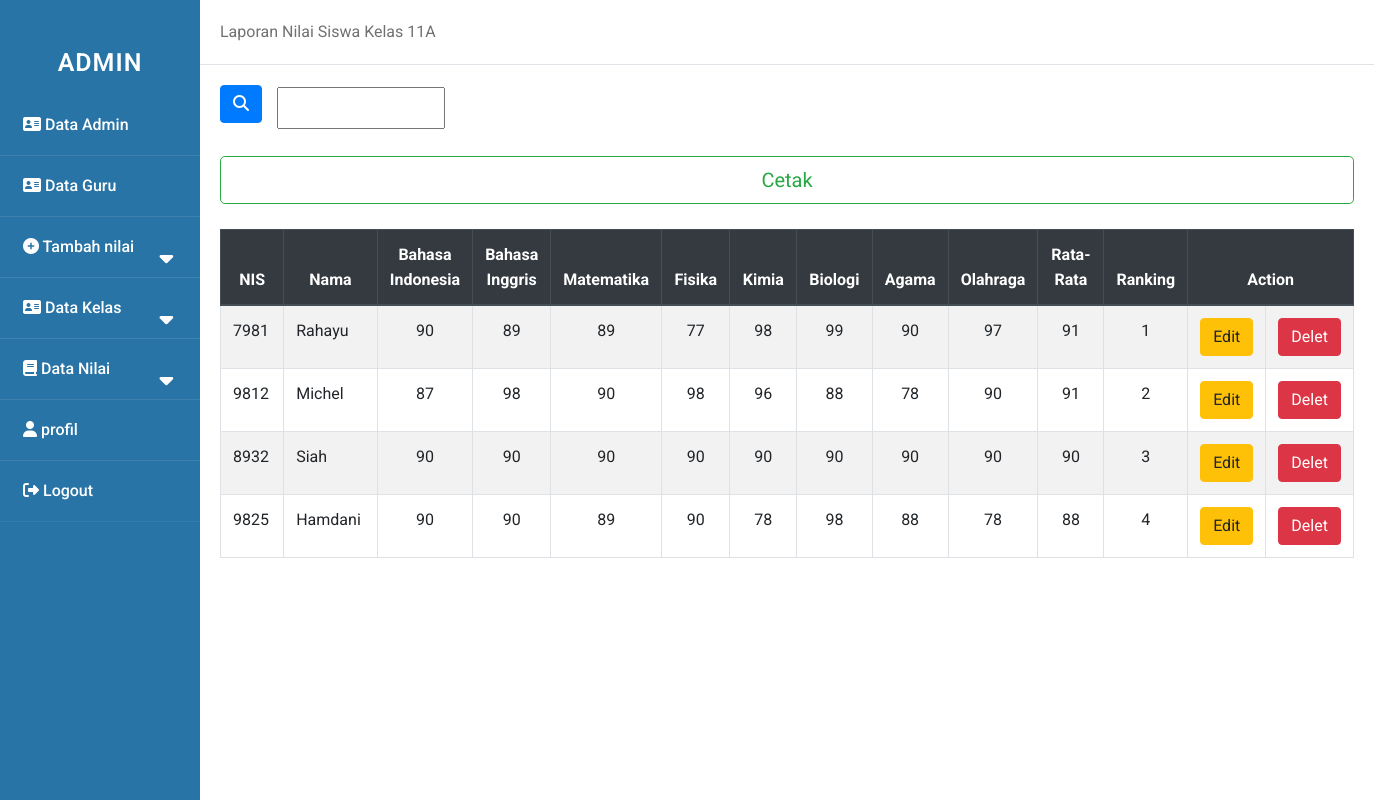
The page /admin/nilai_11a.php on the database its author committed.
### tables this page shows
CREATE TABLE `nilai_11a` (
  `nis` int(100) NOT NULL,
  `nama` varchar(100) NOT NULL,
  `b_indo` int(100) NOT NULL,
  `b_ing` int(100) NOT NULL,
  `mtk` int(100) NOT NULL,
  `fisika` int(100) NOT NULL,
  `kimia` int(100) NOT NULL,
  `biologi` int(100) NOT NULL,
  `agama` int(100) NOT NULL,
  `olga` int(100) NOT NULL,
  `total` int(100) NOT NULL
);

### admin/nilai_11a.php (the view, shortened to what this page needs)
<!DOCTYPE html>
<html>
    <head>
        <link rel="stylesheet" href="../asset/style.css">
    </head>
    <body>
    <div class="wrapper">
    <nav class="sidebar">
            <div class="text">ADMIN</div>
            <ul>
                <li><a href="data_admin.php"><i class="fas fa-address-card"></i> Data Admin</a></li>
                <li><a href="data_guru.php"><i class="fas fa-address-card "></i> Data Guru</a></li>
                <li>
                    <a class="nil-btn"><i class="fas fa-plus-circle"></i> Tambah nilai
                    <span class="fas fa-caret-down tam"></span>
                    </a>
                </li>
                <li>
                    <a class="feat-btn"><i class="fas fa-address-card "></i> Data Kelas
                        <span class="fas fa-caret-down first"></span>
                    </a>
                </li>
                <li>
                    <a class="serv-btn"><i class="fas fa-book"></i> Data Nilai
                    <span class="fas fa-caret-down second"></span>
                    </a>
                </li>
                <li><a href="profil.php"><i class="fas fa-user"></i> profil</a></li>
                <li><a href="../logout.php"><i class="fas fa-sign-out-alt"></i> Logout</a></li>
            </ul>
        </nav>
        <div class="main_content">
        <div class="header">Laporan Nilai Siswa Kelas 11A</div>
        <div class="info">
        <head>
            <link rel="stylesheet" href="https://cdn.jsdelivr.net/npm/bootstrap@4.5.3/dist/css/bootstrap.min.css">
        </head>
        <form action="" method="post" class="form-inline">
            <button type="submit" class="btn btn-primary mb-2" name="submit"><i class="fas fa-search"></i></button>
            <div class="col-sm-11">
                <input type="text" name="cari" palceholder="pencarian" autocomplete="off" class="col-sm-2 col-form-label">
            </div>
        </form>
        <br>
            <body>
            <a href="cetak_nilai.php"><button type="button" class="btn btn-outline-success btn-lg btn-block">Cetak</button>
            <br>
                <table class="table table-bordered table-striped">
            <thead class="thead-dark">
                <tr  align="center">
                    <th scope="col">NIS</th>
                    <th scope="col">Nama</th>
                    <th scope="col">Bahasa Indonesia</th>
                    <th scope="col">Bahasa Inggris</th>
                    <th scope="col">Matematika</th>
                    <th scope="col">Fisika</th>
                    <th scope="col">Kimia</th>
                    <th scope="col">Biologi</th>
                    <th scope="col">Agama</th>
                    <th scope="col">Olahraga</th>
                    <th scope="col">Rata-Rata</th>
                    <th scope="col">Ranking</th>
                    <th scope="col" colspan="2">Action</th>
                </tr>
            <tbody>
        </thead>
        <?php
                include "../asset/koneksi.php";
                $rangking=1;
                if(isset($_POST['submit'])){
                    $cari=$_POST['cari'];
                    $query = mysqli_query($koneksi,"SELECT * FROM nilai_11a WHERE nama LIKE '$cari%'");
                }else{
                    $query= mysqli_query($koneksi,"SELECT * FROM nilai_11a ORDER BY total DESC ");
                }
                while ($data = mysqli_fetch_array($query)){
            ?>
                <tr >
                    <td width="100"><?php echo $data['nis'];?></td>
                    <td width="160"><?php echo $data['nama'];?></td>
                    <td align="center" width="80"><?php echo $data['b_indo'];?></td>
                    <td align="center" width="80"><?php echo $data['b_ing'];?></td>
                    <td align="center" width="100"><?php echo $data['mtk'];?></td>
                    <td align="center" width="80"><?php echo $data['fisika'];?></td>
                    <td align="center" width="80"><?php echo $data['kimia'];?></td>
                    <td align="center" width="80"><?php echo $data['biologi'];?></td>
                    <td align="center" width="80"><?php echo $data['agama'];?></td>
                    <td align="center" width="80"><?php echo $data['olga'];?></td>
                    <td align="center" width="100"><?php echo $data['total'];?></td>
                    <td align="center" width="80"><?php echo $rangking++;?></td>
                    <td align="center" width="80"><a href="edit-nilai_11a.php?id=<?php echo $data['nis']; ?> ">
                    <button type="button" class="btn btn-warning">Edit</button>
                    <td align="center" width="80"><a href="hapus-nilai_11a.php?id=<?php echo $data['nis']; ?> ">
                    <button type="button" class="btn btn-danger">Delet</button>
                    </td>
                </tr>
            <?php
                }
            ?>
                </table>
            </body>
        </div>
    </div>
    </div>
    </body>
</html>

### asset/style.css (style rules this page uses)
* { margin: 0; padding: 0; user-select: none; box-sizing: border-box; font-family: 'roboto', sans-serif; }
.wrapper { display: flex; position: relative; }
.sidebar { position: fixed; width: 200px; height: 100%; left: 0; background: #2874A6; padding: 30px 0; }
.sidebar .text { color: white; font-size: 25px; font-weight: 600; line-height: 65px; text-align: center; background: #2874A6; letter-spacing: 1px; }
.main_content { width: 100%; margin-left: 200px; }
.main_content .header { padding: 20px; background: #fff; color: #717171; border-bottom: 1px solid #e0e4e8; }
.main_content .info { margin: 20px; color: #717171; line-height: 25px; }
nav ul { background: #2874A6; height: 100%; width: 100%; list-style: none; }
nav ul li { line-height: 60px; border-bottom: 1px solid rgba(255, 255, 255, 0.1); }
nav ul li:last-child { border-bottom: 1px solid rgba(255, 255, 255, 0.05); }
nav ul li a { position: relative; color: white; text-decoration: none; font-size: 16px; padding-left: 20px; font-weight: 500; display: block; width: 100%; border-left: 3px solid transparent; }
nav ul li a span { position: absolute; top: 50%; right: 20px; transform: translate(-50%); font-size: 22px; transition: transform 0.4s; }

### rows shown on the page
nilai_11a: nis "7981", nama "Rahayu", b_indo "90", b_ing "89", mtk "89", fisika "77", kimia "98", biologi "99", agama "90", olga "97", total "91"
nilai_11a: nis "9812", nama "Michel", b_indo "87", b_ing "98", mtk "90", fisika "98", kimia "96", biologi "88", agama "78", olga "90", total "91"
nilai_11a: nis "8932", nama "Siah", b_indo "90", b_ing "90", mtk "90", fisika "90", kimia "90", biologi "90", agama "90", olga "90", total "90"
nilai_11a: nis "9825", nama "Hamdani", b_indo "90", b_ing "90", mtk "89", fisika "90", kimia "78", biologi "98", agama "88", olga "78", total "88"
